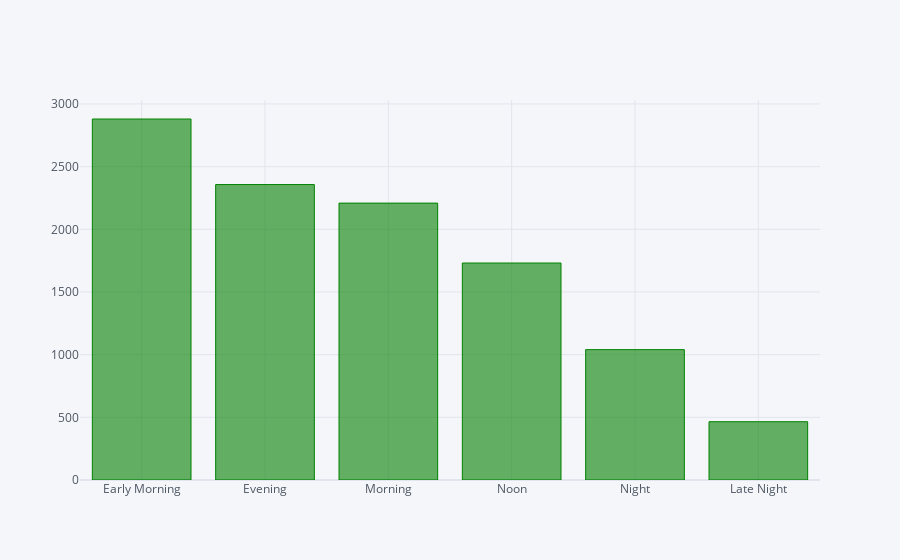

This figure's notebook cell:
### Code cell
data['Dep_Time_hour'].apply(flight_dep_time).value_counts().iplot(kind="bar", color="green")

### Figure 1 — Plotly figure (JSON) as saved in the notebook; plotly's stock layout.template omitted (floating-point values rounded to 4 significant figures)
{"data": [{"marker": {"color": "rgba(0, 128, 0, 0.6)", "line": {"color": "rgba(0, 128, 0, 1.0)", "width": 1}}, "name": "count", "orientation": "v", "text": "", "type": "bar", "x": ["Early Morning", "Evening", "Morning", "Noon", "Night", "Late Night"], "y": [2880, 2357, 2209, 1731, 1040, 465]}], "layout": {"autosize": true, "dragmode": "pan", "legend": {"bgcolor": "#F5F6F9", "font": {"color": "#4D5663"}}, "paper_bgcolor": "#F5F6F9", "plot_bgcolor": "#F5F6F9", "title": {"font": {"color": "#4D5663"}}, "xaxis": {"autorange": true, "gridcolor": "#E1E5ED", "range": [-0.5, 5.5], "showgrid": true, "tickfont": {"color": "#4D5663"}, "title": {"font": {"color": "#4D5663"}, "text": ""}, "type": "category", "zerolinecolor": "#E1E5ED"}, "yaxis": {"autorange": true, "gridcolor": "#E1E5ED", "range": [0, 3032.0], "showgrid": true, "tickfont": {"color": "#4D5663"}, "title": {"font": {"color": "#4D5663"}, "text": ""}, "type": "linear", "zerolinecolor": "#E1E5ED"}}}
